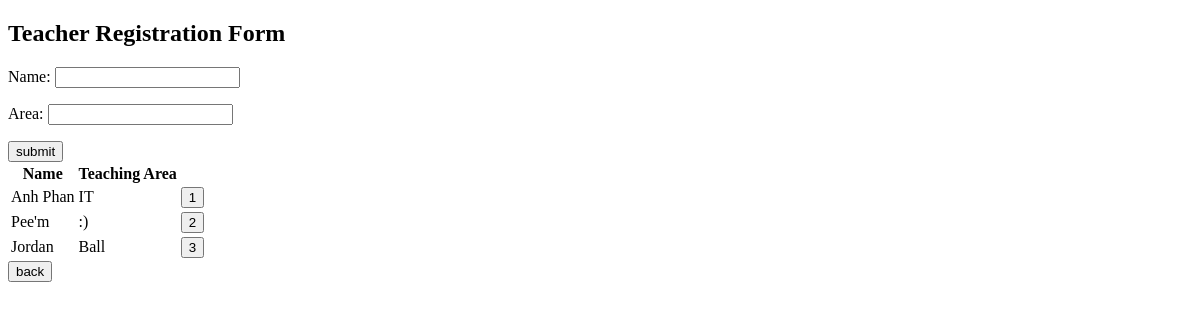
The page /input on the database as committed earlier.
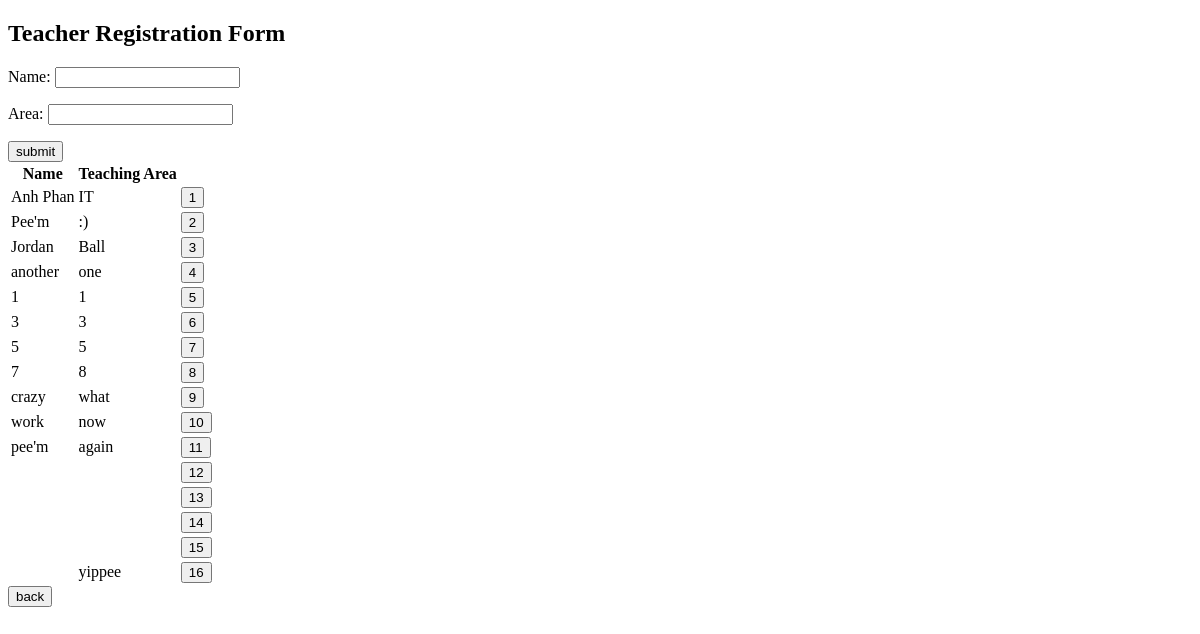
The same page on the database as committed later.
### MyApp1/models.py (models this page shows)
class teacher(models.Model):
    Name = models.CharField(max_length=25, blank=True)
    Area = models.CharField(max_length=30, blank=True)

### MyApp1/views.py (the view)
# urls.py: re_path(r'input', MyApp1.views.input_view, name='input')
def input_view(request):
    teachers = teacher.objects.all
    if 'submit' in request.POST:
        form = InputForm(request.POST)
        if form.is_valid():
            form.save()
    if 'delete' in request.POST:
        id = request.POST.get("delete")
        entry = teacher.objects.get(id=id)
        entry.delete()
    if 'back' in request.POST:
        return redirect("index")
    else:
        form = InputForm()
        return render(request, "MyApp1/input.html",{'form': form, 'content': teachers})

### MyApp1/forms.py
class InputForm(forms.ModelForm):
    class Meta:
        model = teacher
        fields = ['Name', 'Area']

### MyApp1/templates/MyApp1/input.html (shortened to what this page needs)
<!DOCTYPE html>
<html>
<head>
</head>
<body>
    <h2>Teacher Registration Form</h2>
    <form action="" method="post">
        {{ form.as_p }}
        <input type="submit" name="submit" value="submit">
        {% if content %}
        <table>
            <tr>
                <th>Name</th>
                <th>Teaching Area</th>
            </tr>
            {% for teach in content %}
            <tr>
                <td>{{teach.Name}}</td>
                <td>{{teach.Area}}</td>
                <td><input type="submit" name="delete" value="{{teach.id}}">
            </tr>
            {% endfor %}
        </table>
        {% else %}
        <strong>No data!!</strong>
        {% endif %}
        <input type="submit" name="back" value="back">
    </form>
</body>
</html>

Rows that differ between the two databases and show on the page:
added teacher: Name "another", Area "one", delete "4"
added teacher: Name "1", Area "1", delete "5"
added teacher: Name "3", Area "3", delete "6"
added teacher: Name "5", Area "5", delete "7"
added teacher: Name "7", Area "8", delete "8"
added teacher: Name "crazy", Area "what", delete "9"
added teacher: Name "work", Area "now", delete "10"
added teacher: Name "pee'm", Area "again", delete "11"
added teacher: delete "12"
added teacher: delete "13"
added teacher: delete "14"
added teacher: delete "15"
added teacher: Area "yippee", delete "16"
